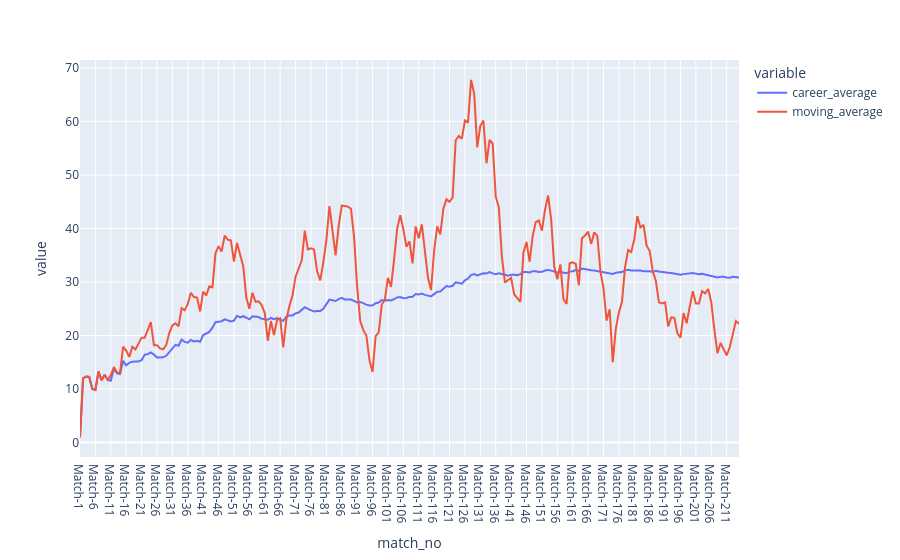

The notebook cell saved with this chart:
### Code cell
## now both together
import plotly.express as px
px.line(
    data_frame=df,
    x= df['match_no'],
    y = [df['career_average'],df['moving_average']]
)

### Figure 1 — Plotly figure (JSON) as saved in the notebook; plotly's stock layout.template omitted (floating-point values rounded to 4 significant figures; data arrays with more than 128 entries replaced by an {"elided": "..."} marker saying what was removed)
{"data": [{"hovertemplate": "variable=career_average<br>match_no=%{x}<br>value=%{y}<extra></extra>", "legendgroup": "career_average", "line": {"color": "#636efa", "dash": "solid"}, "marker": {"symbol": "circle"}, "mode": "lines", "name": "career_average", "orientation": "v", "showlegend": true, "type": "scatter", "x": {"elided": "215 str values"}, "xaxis": "x", "y": {"elided": "215 float values"}, "yaxis": "y"}, {"hovertemplate": "variable=moving_average<br>match_no=%{x}<br>value=%{y}<extra></extra>", "legendgroup": "moving_average", "line": {"color": "#EF553B", "dash": "solid"}, "marker": {"symbol": "circle"}, "mode": "lines", "name": "moving_average", "orientation": "v", "showlegend": true, "type": "scatter", "x": {"elided": "215 str values"}, "xaxis": "x", "y": {"elided": "215 float values"}, "yaxis": "y"}], "layout": {"legend": {"title": {"text": "variable"}, "tracegroupgap": 0}, "margin": {"t": 60}, "xaxis": {"anchor": "y", "domain": [0, 1], "title": {"text": "match_no"}}, "yaxis": {"anchor": "x", "domain": [0, 1], "title": {"text": "value"}}}}
